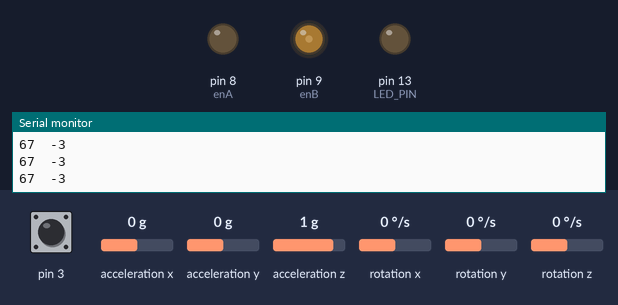
A sketch run on a simulated Arduino Leonardo, built with avr-gcc and run on an emulated ATmega32U4. Parts: output pins drawn as LEDs (lit = HIGH), the last lines printed to the serial monitor. The test bench sets the inputs (shaded band); at power-on: acceleration x 0 g, pin 3 HIGH, acceleration y 0 g, acceleration z 1 g, rotation x 0 °/s, rotation y 0 °/s, rotation z 0 °/s. The sensor or clock chip raises its interrupt line as the real part does.

Above: at 1.7 s.
1.8 s: acceleration x set to -1.4 g
At 2.2 s:
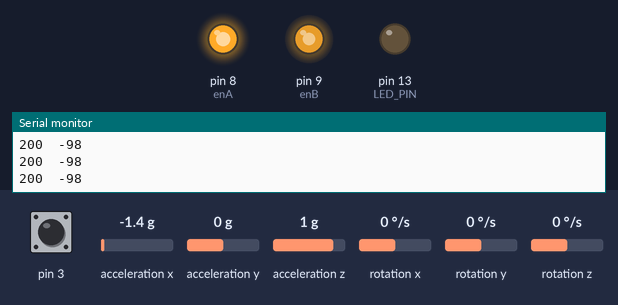
3.3 s: acceleration x set to 0 g
At 4.5 s:
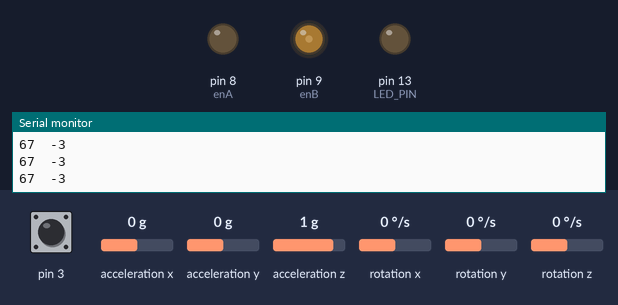
4.8 s: acceleration x set to -0.8 g
At 5.6 s:
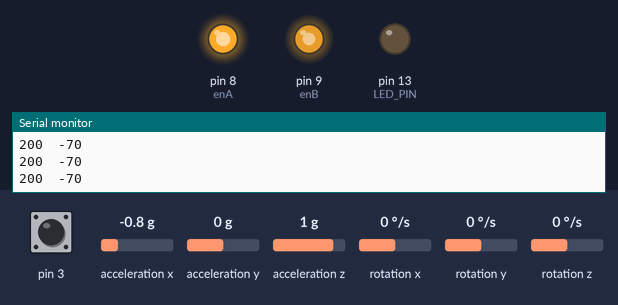
Timing chart, 0 to 7.8 s (numbered marks = the images above; inputs shaded):
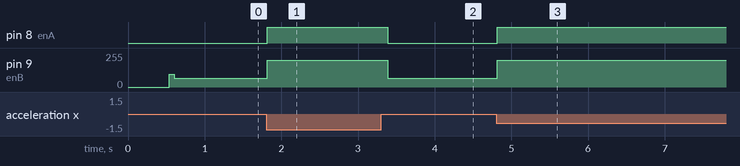

Measured:
- after the input at 1.8 s, pin 8 (enA): LOW → HIGH at once; pin 9 (enB): 67/255 → 200/255 at once
- after the input at 3.3 s, pin 8 (enA): HIGH → LOW after 0.09 s; pin 9 (enB): 200/255 → 67/255 after 0.09 s
- after the input at 4.8 s, pin 8 (enA): LOW → HIGH at once; pin 9 (enB): 67/255 → 200/255 at once

The sketch:

Final_Self_Balancing.ino
```cpp
// I2C device class (I2Cdev) demonstration Arduino sketch for MPU6050 class using DMP (MotionApps v2.0)
// 6/21/2012 by Jeff Rowberg <jeff@rowberg.net>
// Updates should (hopefully) always be available at https://github.com/jrowberg/i2cdevlib
//
// Changelog:
//      2013-05-08 - added seamless Fastwire support
//                 - added note about gyro calibration
//      2012-06-21 - added note about Arduino 1.0.1 + Leonardo compatibility error
//      2012-06-20 - improved FIFO overflow handling and simplified read process
//      2012-06-19 - completely rearranged DMP initialization code and simplification
//      2012-06-13 - pull gyro and accel data from FIFO packet instead of reading directly
//      2012-06-09 - fix broken FIFO read sequence and change interrupt detection to RISING
//      2012-06-05 - add gravity-compensated initial reference frame acceleration output
//                 - add 3D math helper file to DMP6 example sketch
//                 - add Euler output and Yaw/Pitch/Roll output formats
//      2012-06-04 - remove accel offset clearing for better results (thanks Sungon Lee)
//      2012-06-01 - fixed gyro sensitivity to be 2000 deg/sec instead of 250
//      2012-05-30 - basic DMP initialization working

/* ============================================
I2Cdev device library code is placed under the MIT license
Copyright (c) 2012 Jeff Rowberg

Permission is hereby granted, free of charge, to any person obtaining a copy
of this software and associated documentation files (the "Software"), to deal
in the Software without restriction, including without limitation the rights
to use, copy, modify, merge, publish, distribute, sublicense, and/or sell
copies of the Software, and to permit persons to whom the Software is
furnished to do so, subject to the following conditions:

The above copyright notice and this permission notice shall be included in
all copies or substantial portions of the Software.

THE SOFTWARE IS PROVIDED "AS IS", WITHOUT WARRANTY OF ANY KIND, EXPRESS OR
IMPLIED, INCLUDING BUT NOT LIMITED TO THE WARRANTIES OF MERCHANTABILITY,
FITNESS FOR A PARTICULAR PURPOSE AND NONINFRINGEMENT. IN NO EVENT SHALL THE
AUTHORS OR COPYRIGHT HOLDERS BE LIABLE FOR ANY CLAIM, DAMAGES OR OTHER
LIABILITY, WHETHER IN AN ACTION OF CONTRACT, TORT OR OTHERWISE, ARISING FROM,
OUT OF OR IN CONNECTION WITH THE SOFTWARE OR THE USE OR OTHER DEALINGS IN
THE SOFTWARE.
===============================================
*/
int enA =8,enB=9,in1=40,in2=42,in3=44,in4=46;


float errorpast=0;
float correctionpast = 0,errpp=0;;
float errorpresent;
float correction;
float kp;
float kd;
float ki;
int ch5;
int ch6;

int16_t ax, ay, az;
int16_t gx, gy, gz;

float thetaC_1, thetaC_2, theta_1, theta_2;


// I2Cdev and MPU6050 must be installed as libraries, or else the .cpp/.h files
// for both classes must be in the include path of your project
#include <I2Cdev.h>
//#include "MPU6050.h"
#include "MPU6050_6Axis_MotionApps20.h"
//#include "MPU6050.h" // not necessary if using MotionApps include file

// Arduino Wire library is required if I2Cdev I2CDEV_ARDUINO_WIRE implementation
// is used in I2Cdev.h
#if I2CDEV_IMPLEMENTATION == I2CDEV_ARDUINO_WIRE
    #include "Wire.h"
#endif

// class default I2C address is 0x68
// specific I2C addresses may be passed as a parameter here
// AD0 low = 0x68 (default for SparkFun breakout and InvenSense evaluation board)
// AD0 high = 0x69
MPU6050 mpu;
//MPU6050 mpu(0x69); // <-- use for AD0 high

/* =========================================================================
   NOTE: In addition to connection 3.3v, GND, SDA, and SCL, this sketch
   depends on the MPU-6050's INT pin being connected to the Arduino's
   external interrupt #0 pin. On the Arduino Uno and Mega 2560, this is
   digital I/O pin 2.
 * ========================================================================= */

/* =========================================================================
   NOTE: Arduino v1.0.1 with the Leonardo board generates a compile error
   when using Serial.write(buf, len). The Teapot output uses this method.
   The solution requires a modification to the Arduino USBAPI.h file, which
   is fortunately simple, but annoying. This will be fixed in the next IDE
   release. For more info, see these links:

   http://arduino.cc/forum/index.php/topic,109987.0.html
   http://code.google.com/p/arduino/issues/detail?id=958
 * ========================================================================= */


// uncomment "OUTPUT_READABLE_QUATERNION" if you want to see the actual
// quaternion components in a [w, x, y, z] format (not best for parsing
// on a remote host such as Processing or something though)
//#define OUTPUT_READABLE_QUATERNION

// uncomment "OUTPUT_READABLE_EULER" if you want to see Euler angles
// (in degrees) calculated from the quaternions coming from the FIFO.
// Note that Euler angles suffer from gimbal lock (for more info, see
// http://en.wikipedia.org/wiki/Gimbal_lock)
//#define OUTPUT_READABLE_EULER

// uncomment "OUTPUT_READABLE_YAWPITCHROLL" if you want to see the yaw/
// pitch/roll angles (in degrees) calculated from the quaternions coming
// from the FIFO. Note this also requires gravity vector calculations.
// Also note that yaw/pitch/roll angles suffer from gimbal lock (for
// more info, see: http://en.wikipedia.org/wiki/Gimbal_lock)
#define OUTPUT_READABLE_YAWPITCHROLL

// uncomment "OUTPUT_READABLE_REALACCEL" if you want to see acceleration
// components with gravity removed. This acceleration reference frame is
// not compensated for orientation, so +X is always +X according to the
// sensor, just without the effects of gravity. If you want acceleration
// compensated for orientation, us OUTPUT_READABLE_WORLDACCEL instead.
//#define OUTPUT_READABLE_REALACCEL

// uncomment "OUTPUT_READABLE_WORLDACCEL" if you want to see acceleration
// components with gravity removed and adjusted for the world frame of
// reference (yaw is relative to initial orientation, since no magnetometer
// is present in this case). Could be quite handy in some cases.
//#define OUTPUT_READABLE_WORLDACCEL

// uncomment "OUTPUT_TEAPOT" if you want output that matches the
// format used for the InvenSense teapot demo
//#define OUTPUT_TEAPOT


#define LED_PIN 13 // (Arduino is 13, Teensy is 11, Teensy++ is 6)
bool blinkState = false;

// MPU control/status vars
bool dmpReady = false;  // set true if DMP init was successful
uint8_t mpuIntStatus;   // holds actual interrupt status byte from MPU
uint8_t devStatus;      // return status after each device operation (0 = success, !0 = error)
uint16_t packetSize;    // expected DMP packet size (default is 42 bytes)
uint16_t fifoCount;     // count of all bytes currently in FIFO
uint8_t fifoBuffer[64]; // FIFO storage buffer

// orientation/motion vars
Quaternion q;           // [w, x, y, z]         quaternion container
VectorInt16 aa;         // [x, y, z]            accel sensor measurements
VectorInt16 aaReal;     // [x, y, z]            gravity-free accel sensor measurements
VectorInt16 aaWorld;    // [x, y, z]            world-frame accel sensor measurements
VectorFloat gravity;    // [x, y, z]            gravity vector
float euler[3];         // [psi, theta, phi]    Euler angle container
float ypr[3];           // [yaw, pitch, roll]   yaw/pitch/roll container and gravity vector

// packet structure for InvenSense teapot demo
uint8_t teapotPacket[14] = { '$', 0x02, 0,0, 0,0, 0,0, 0,0, 0x00, 0x00, '\r', '\n' };
 int feed0[6]={0,0,0,0,0,0};


// ================================================================
// ===               INTERRUPT DETECTION ROUTINE                ===
// ================================================================

volatile bool mpuInterrupt = false;     // indicates whether MPU interrupt pin has gone high
void dmpDataReady() {
    mpuInterrupt = true;
}


// ================================================================
// ===                      INITIAL SETUP                       ===
// ================================================================

void setup() {
              pinMode(enA, OUTPUT);
              pinMode(enB, OUTPUT);
              pinMode(in1, OUTPUT);
              pinMode(in2, OUTPUT);
              pinMode(in3, OUTPUT);
              pinMode(in4, OUTPUT);
              //analogWriteResolution(12);
    // join I2C bus (I2Cdev library doesn't do this automatically)

    #if I2CDEV_IMPLEMENTATION == I2CDEV_ARDUINO_WIRE
        Wire.begin();
        TWBR = 24; // 400kHz I2C clock (200kHz if CPU is 8MHz)
    #elif I2CDEV_IMPLEMENTATION == I2CDEV_BUILTIN_FASTWIRE
        Fastwire::setup(400, true);
    #endif

    // initialize serial communication
    // (115200 chosen because it is required for Teapot Demo output, but it's
    // really up to you depending on your project)
    Serial.begin(115200);
    while (!Serial); // wait for Leonardo enumeration, others continue immediately

    // NOTE: 8MHz or slower host processors, like the Teensy @ 3.3v or Ardunio
    // Pro Mini running at 3.3v, cannot handle this baud rate reliably due to
    // the baud timing being too misaligned with processor ticks. You must use
    // 38400 or slower in these cases, or use some kind of external separate
    // crystal solution for the UART timer.

    // initialize device
    Serial.println(F("Initializing I2C devices..."));
    mpu.initialize();

    // verify connection
    Serial.println(F("Testing device connections..."));
    Serial.println(mpu.testConnection() ? F("MPU6050 connection successful") : F("MPU6050 connection failed"));

    // wait for ready
    //Serial.println(F("\nSend any character to begin DMP programming and demo: "));
    //while (Serial.available() && Serial.read()); // empty buffer
    //while (!Serial.available());                 // wait for data
    //while (Serial.available() && Serial.read()); // empty buffer again

    // load and configure the DMP
    Serial.println(F("Initializing DMP..."));
    devStatus = mpu.dmpInitialize();

    // supply your own gyro offsets here, scaled for min sensitivity
    mpu.setXGyroOffset(220);
    mpu.setYGyroOffset(76);
    mpu.setZGyroOffset(-85);
    mpu.setZAccelOffset(1788); // 1688 factory default for my test chip

    // make sure it worked (returns 0 if so)
    if (devStatus == 0) {
        // turn on the DMP, now that it's ready
        Serial.println(F("Enabling DMP..."));
        mpu.setDMPEnabled(true);

        // enable Arduino interrupt detection
        Serial.println(F("Enabling interrupt detection (Arduino external interrupt 0)..."));
        attachInterrupt(0, dmpDataReady, RISING);
        mpuIntStatus = mpu.getIntStatus();

        // set our DMP Ready flag so the main loop() function knows it's okay to use it
        Serial.println(F("DMP ready! Waiting for first interrupt..."));
        dmpReady = true;

        // get expected DMP packet size for later comparison
        packetSize = mpu.dmpGetFIFOPacketSize();
    } else {
        // ERROR!
        // 1 = initial memory load failed
        // 2 = DMP configuration updates failed
        // (if it's going to break, usually the code will be 1)
        Serial.print(F("DMP Initialization failed (code "));
        Serial.print(devStatus);
        Serial.println(F(")"));
    }

    // configure LED for output
    pinMode(LED_PIN, OUTPUT);
}


// ================================================================
// ===                    MAIN PROGRAM LOOP                     ===
// ================================================================

void loop() {

    // if programming failed, don't try to do anything
    if (!dmpReady) return;

    // wait for MPU interrupt or extra packet(s) available
    while (!mpuInterrupt && fifoCount < packetSize) {
        // other program behavior stuff here
        // .
        // .
        // .
        // if you are really paranoid you can frequently test in between other
        // stuff to see if mpuInterrupt is true, and if so, "break;" from the
        // while() loop to immediately process the MPU data
        // .
        // .
        // .
    }

    // reset interrupt flag and get INT_STATUS byte
    mpuInterrupt = false;
    mpuIntStatus = mpu.getIntStatus();

    // get current FIFO count
    fifoCount = mpu.getFIFOCount();

    // check for overflow (this should never happen unless our code is too inefficient)
    if ((mpuIntStatus & 0x10) || fifoCount == 1024) {
        // reset so we can continue cleanly
        mpu.resetFIFO();
        Serial.println(F("FIFO overflow!"));

    // otherwise, check for DMP data ready interrupt (this should happen frequently)
    } else if (mpuIntStatus & 0x02) {
        // wait for correct available data length, should be a VERY short wait
        while (fifoCount < packetSize) fifoCount = mpu.getFIFOCount();

        // read a packet from FIFO
        mpu.getFIFOBytes(fifoBuffer, packetSize);

        // track FIFO count here in case there is > 1 packet available
        // (this lets us immediately read more without waiting for an interrupt)
        fifoCount -= packetSize;

        #ifdef OUTPUT_READABLE_QUATERNION
            // display quaternion values in easy matrix form: w x y z
            mpu.dmpGetQuaternion(&q, fifoBuffer);
            Serial.print("quat\t");
            Serial.print(q.w);
            Serial.print("\t");
            Serial.print(q.x);ki*correctionpast
            Serial.print("\t");
            Serial.print(q.y);
            Serial.print("\t");
            Serial.println(q.z);
        #endif

        #ifdef OUTPUT_READABLE_EULER
            // display Euler angles in degrees
            mpu.dmpGetQuaternion(&q, fifoBuffer);
            mpu.dmpGetEuler(euler, &q);
            Serial.print("euler\t");
            Serial.print(euler[0] * 180/M_PI);
            Serial.print("\t");
            Serial.print(euler[1] * 180/M_PI);
            Serial.print("\t");
            Serial.println(euler[2] * 180/M_PI);
        #endif

        #ifdef OUTPUT_READABLE_YAWPITCHROLL
            // display Euler angles in degrees
            mpu.dmpGetQuaternion(&q, fifoBuffer);
            mpu.dmpGetGravity(&gravity, &q);
            mpu.dmpGetYawPitchRoll(ypr, &q, &gravity);
           // Serial.print("ypr\t");
           // Serial.print(ypr[0] * 180/M_PI);
            //Serial.print("\t");
          //  Serial.print(ypr[1] * 180/M_PI);
          //  Serial.print("   ");
            //Serial.println(ypr[2] * 180/M_PI);
        #endif

        #ifdef OUTPUT_READABLE_WORLDACCEL
            // display initial world-frame acceleration, adjusted to remove gravity
            // and rotated based on known orientation from quaternion
            mpu.dmpGetQuaternion(&q, fifoBuffer);
            mpu.dmpGetAccel(&aa, fifoBuffer);
            mpu.dmpGetGravity(&gravity, &q);
            mpu.dmpGetLinearAccel(&aaReal, &aa, &gravity);
            mpu.dmpGetLinearAccelInWorld(&aaWorld, &aaReal, &q);
           // Serial.print("aworld\t");
           // Serial.print(aaWorld.x);
           // Serial.print("\t");
           // Serial.print(aaWorld.y);
            //Serial.print("\t");
           // Serial.print(aaWorld.z);
        #endif

       // kp =30;//32;//9;
       //kd= 0.07;//0.08;//0.01;
      //  int ki =1.3; //1.5;

          kp=9;//11;//46;//100;//4;
         // kd = .01
          //ki = 0.5;
          kd=9;//0.02;//0.04;//.01;//0.02;//0.5;//.02;//0.030;
          ki= 0.1;

        int theta = 100*ypr[1]; //map(ypr[1] * 180/M_PI,-80,80,-255,255)+75;
         //theta = constrain(theta,0,7);
         theta = -3+theta;
        int feed =abs(theta);


      //  Serial.print("   ");

      //  ki_error = ki_error+errorpast - ki*correctionpast;
       mpu.getMotion6(&ax, &ay, &az, &gx, &gy, &gz);
      // float omega = 0.01*gy;

        correction = 40 + kp*feed+kd*(feed-feed0[4]) ;
        //correction = kd*(correction - ki*(gy));
 //      Serial.print(kd*gy);
   //          Serial.print('\t');
        feed0[5] = feed0[4];
        feed0[4] = feed0[3];
        feed0[3] = feed0[2];
        feed0[2] = feed0[1];
        feed0[1] = feed0[0];
        feed0[0] = feed;


      //  k = constrain(k,0,1024);
      //  correction = k*(1-exp(-0.01*errorpresent)) ;

//         if (theta < 0)
//         {
//          correction = -correction;
//         }
  int corr = constrain(correction,-200,200);
//        int u = constrain(correction,-300,300);
//         corr=map(u, 0, 100, 0, 200);
//         corr= constrain(corr,-200,200);
        /* if (errorpresent >5 ){
         kd=0.01;
         // correctionpast =0;
         // corr =0;
        }*/

//         Serial.print(corr);
//
//        Serial.print("\t");
//        Serial.println(theta);
        //corr=0;
         if(theta > 0.01)
          {  digitalWrite(in1,HIGH);
             digitalWrite(in2,LOW);
             digitalWrite(in3,HIGH);
             digitalWrite(in4,LOW);

             // analogWrite(enA, );
             //analogWrite(enA, corr);
             analogWrite(enA, abs(corr));             //  235analogWrite(enB, map(correction, 0, 255, 0, 1023));
             analogWrite(enB, abs(corr));

            Serial.print(-1*corr);
             Serial.print('\t');
             Serial.println(theta);

          }
        else if(theta < -0.01)
         {  digitalWrite(in1,LOW);
            digitalWrite(in2,HIGH);
            digitalWrite(in3,LOW);
            digitalWrite(in4,HIGH);


            //analogWrite(enA, map(correction, 0, 255, 0, 1023));
            analogWrite(enA, abs(corr));
            //analogWrite(enB, map(correction, 0, 255, 0, 1023));
            analogWrite(enB, abs(corr));
             Serial.print(corr);
              Serial.print('\t');
              Serial.println(theta);
         }
         else{
            analogWrite(enA,0);
            //analogWrite(enB, map(correction, 0, 255, 0, 1023));
            analogWrite(enB, 0);
              Serial.print(0);
               Serial.print('\t');
              Serial.println(theta);
         }
//        else if (corr > 0 && corr < 25)
//          {  digitalWrite(in1,LOW);
//             digitalWrite(in2,HIGH);
//             digitalWrite(in3,LOW);
//             digitalWrite(in4,HIGH);
//
//             // analogWrite(enA, );
//             //analogWrite(enA, corr);
//             analogWrite(enA, corr);
//             //  analogWrite(enB, map(correction, 0, 255, 0, 1023));
//             analogWrite(enB, corr);
//           // Serial.print(correction);
//           // Serial.print("    ");
//
//          }
//      else if (corr < 0 && corr > -25)
//         {  digitalWrite(in1,HIGH);
//            digitalWrite(in2,LOW);
//            digitalWrite(in3,HIGH);
//            digitalWrite(in4,LOW);
//
//
//            analogWrite(enA, map(correction, 0, 255, 0, 1023));
//            analogWrite(enA, corr);
//            //analogWrite(enB, map(correction, 0, 255, 0, 1023));
//            analogWrite(enB, corr);
//             //  Serial.print(correction);
//            //Serial.print("    ");
//         }

    }

}
```
